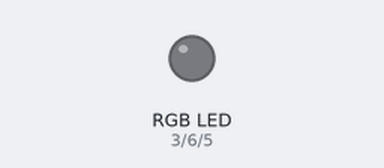
A program run on a simulated Arduino Uno, built with avr-gcc and run on an emulated ATmega328P. Parts: an RGB LED mixed from three pins (HIGH = lit).

Above: at 0.05 s.
At 2.3 s:
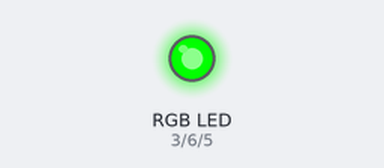
At 2.85 s:
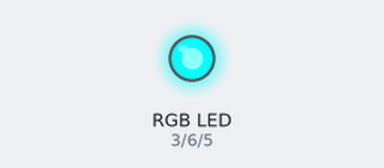
At 3.45 s:
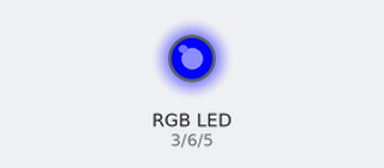
At 4.6 s:
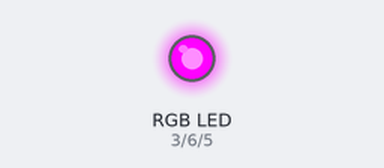
Timing chart, 0 to 6.0 s (numbered marks = the images above):
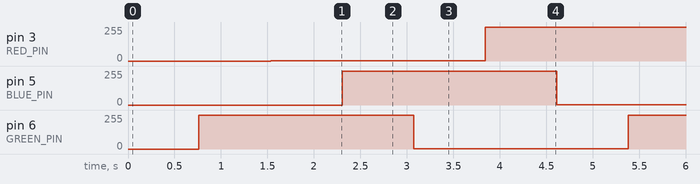

Measured:
- by itself, pin 3 (RED_PIN): alternates 253/255 for 2.3 s and 1/255 for 2.3 s
- by itself, pin 5 (BLUE_PIN): alternates 254/255 for 2.3 s and 2/255 for 2.3 s
- by itself, pin 6 (GREEN_PIN): repeats every 4.6 s: 2/255 2.3 s, 254/255 2.3 s

The program:

main.cpp
```cpp
#include <Arduino.h>
#include "thread.h"

#define RED_PIN 3
#define BLUE_PIN 5
#define GREEN_PIN 6

#define STEPS 2
#define DELAY_LENGTH 40 / (3 * 2)

static T_COROUTINE(red) {
  static int red = 0xFF;

  T_START()
  for(;red > 0; red-=STEPS)
  {
    analogWrite(RED_PIN, red);
    delay(DELAY_LENGTH);
  }
  T_YIELD()
  for(;red < 0xFF; red+=STEPS)
  {
    analogWrite(RED_PIN, red);
    delay(DELAY_LENGTH);
  }
  T_END()
}

static T_COROUTINE(blue)
{
  static int blue = 0;

  T_START()
  for(;blue < 0xFF; blue+=STEPS)
  {
    analogWrite(BLUE_PIN, blue);
    delay(DELAY_LENGTH);
  }

  T_YIELD()
  for(;blue > 0; blue-=STEPS)
  {
    analogWrite(BLUE_PIN, blue);
    delay(DELAY_LENGTH);
  }
  T_END()
}

static T_COROUTINE(green)
{
  static int green = 0;

  T_START()
  for(;green < 0xFF; green+=STEPS)
  {
    analogWrite(GREEN_PIN, green);
    delay(DELAY_LENGTH);
  }
  T_YIELD()
  for(;green > 0; green-=STEPS)
  {
    analogWrite(GREEN_PIN, green);
    delay(DELAY_LENGTH);
  }
  T_END()
}

void setup() {
  T_INIT(red);
  T_INIT(blue);
  T_INIT(green);

  Serial.begin(9600);
}

struct thread_info threads[] = {
  T_INFO(green), T_INFO(red),
  T_INFO(blue), T_INFO(green),
  T_INFO(red), T_INFO(blue),
};
const size_t thread_count = ARRAY_LEN(threads);

static size_t cur_thread = 0;
void loop() {
  T_CALL(threads[cur_thread++ % thread_count]);
}
```

thread.h
```cpp
#ifndef THREAD_H
#define THREAD_H

#include <stddef.h>

struct thread_t {
    size_t line;
};

typedef void (*thread_func)(struct thread_t*);
struct thread_info {
    thread_func func;
    thread_t* data;
};

extern struct thread_info threads[];
extern const size_t thread_count;

#define ARRAY_LEN(arr) sizeof(arr) / sizeof(arr[0]);

#define T_COROUTINE(func_name) \
    struct thread_t func_name##_thread; \
    void func_name(struct thread_t* thread)

#define T_INIT(func_name) func_name##_thread.line = 0
#define T_START() switch(thread->line) { case 0:
#define T_END() break; } thread->line = 0;

#define T_INFO(func_name) { .func = func_name, .data = &func_name##_thread }
#define T_CALL(info) \
    struct thread_info *_t_info = &(info); \
    _t_info->func(_t_info->data)


#define T_YIELD() thread->line = __LINE__; return; case __LINE__:

#define T_WAIT_WHILE(cond) \
    thread->line = __LINE__; case __LINE__: \
    if (cond) return;
#define T_WAIT_UNTIL(cond) T_WHILE_WAIT(!cond)

#endif // THREAD_H
```
